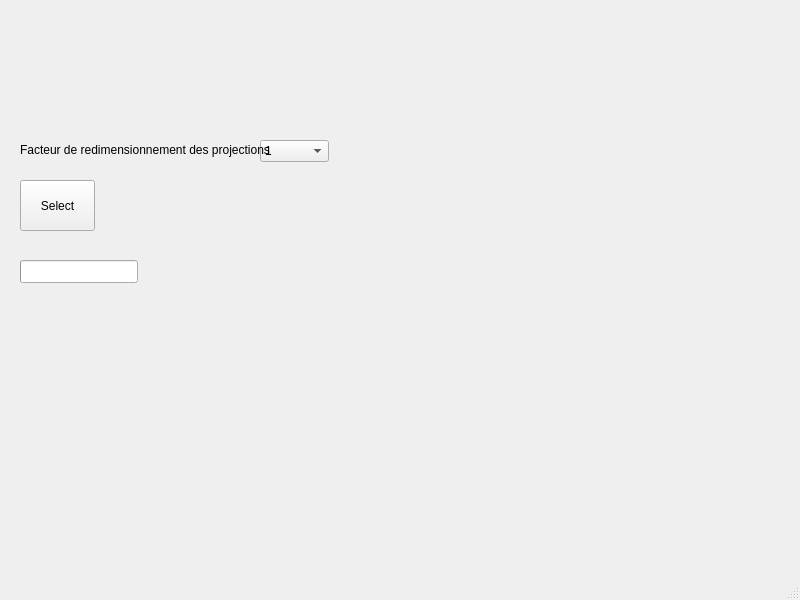
<?xml version="1.0" encoding="UTF-8"?>
<ui version="4.0">
 <class>MainWindow</class>
 <widget class="QMainWindow" name="MainWindow">
  <property name="geometry">
   <rect>
    <x>0</x>
    <y>0</y>
    <width>800</width>
    <height>600</height>
   </rect>
  </property>
  <property name="windowTitle">
   <string>MainWindow</string>
  </property>
  <widget class="QWidget" name="centralwidget">
   <widget class="QPushButton" name="selectFile">
    <property name="geometry">
     <rect>
      <x>20</x>
      <y>180</y>
      <width>75</width>
      <height>51</height>
     </rect>
    </property>
    <property name="text">
     <string>Select</string>
    </property>
   </widget>
   <widget class="QComboBox" name="selectFactor">
    <property name="geometry">
     <rect>
      <x>260</x>
      <y>140</y>
      <width>69</width>
      <height>22</height>
     </rect>
    </property>
    <item>
     <property name="text">
      <string>1</string>
     </property>
    </item>
    <item>
     <property name="text">
      <string>0.7</string>
     </property>
    </item>
    <item>
     <property name="text">
      <string>0.5</string>
     </property>
    </item>
    <item>
     <property name="text">
      <string>0.2</string>
     </property>
    </item>
   </widget>
   <widget class="QProgressBar" name="progressBar">
    <property name="geometry">
     <rect>
      <x>20</x>
      <y>260</y>
      <width>118</width>
      <height>23</height>
     </rect>
    </property>
    <property name="value">
     <number>0</number>
    </property>
    <property name="textVisible">
     <bool>false</bool>
    </property>
   </widget>
   <widget class="QLabel" name="label">
    <property name="geometry">
     <rect>
      <x>20</x>
      <y>140</y>
      <width>251</width>
      <height>20</height>
     </rect>
    </property>
    <property name="text">
     <string>Facteur de redimensionnement des projections</string>
    </property>
   </widget>
  </widget>
  <widget class="QStatusBar" name="statusbar"/>
 </widget>
 <resources/>
 <connections/>
</ui>
